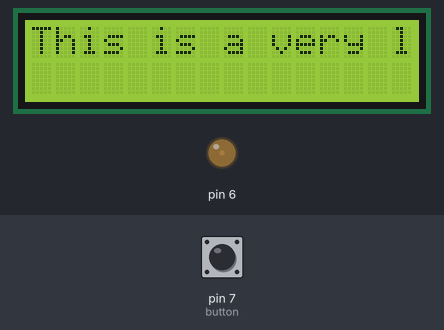
The sketch below on a simulated Arduino Uno, built with avr-gcc and run on an emulated ATmega328P. On the bench: 16×2 character LCD, output pins drawn as LEDs (lit = HIGH). The test bench sets the inputs (shaded band); at power-on: pin 7 (button) LOW.

Above: at 0.1 s.
At 1.36 s:
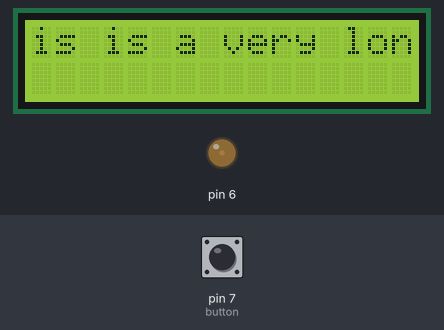
At 2.56 s:
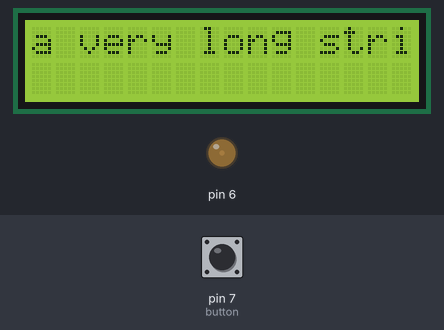
At 4.96 s:
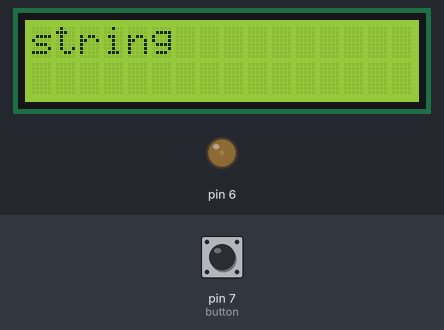
At 7.37 s:
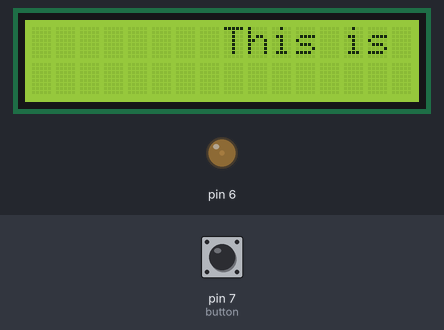
At 9.77 s:
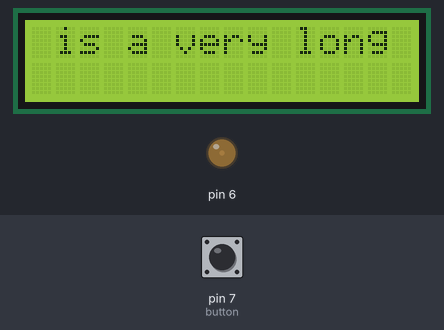

Measured:
- by itself, everything shown: repeats every 8.0 s, in 40 steps

The sketch:

LCDcontroller.ino
```cpp
#include <LiquidCrystal.h>
#include<string.h>

const int button = 7;

int press1;

int state ;

int pre1;

int Contrast=20;

LiquidCrystal lcd(12, 11, 5, 4, 3, 2);

void setup()
{
  analogWrite(6,Contrast);
  lcd.begin(16, 2);

  pinMode(button, INPUT);
  const char* str = "This is a very long string";
  lcd.print(str);
  delay(1000);

}

void loop()
{
  press1 = digitalRead(button);

  if((press1 == HIGH)&&(pre1==LOW))
  {
    if (state == LOW){
      state = HIGH;
    }
    else if (state == HIGH){
      state = LOW;
    }
  }

  if (state == HIGH)
  {
    for (int positionCounter = 0; positionCounter < 16; positionCounter++) {
      lcd.scrollDisplayRight();
      delay(200);
    }
  }
  if (state == LOW){
    for (int positionCounter = 0; positionCounter < 16; positionCounter++) {
      lcd.scrollDisplayLeft();
      delay(200);
    }
  }

  pre1 = press1;
}
```
